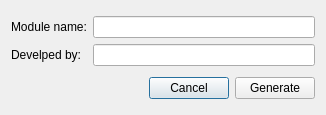
<?xml version="1.0" encoding="UTF-8"?>
<ui version="4.0">
 <class>ModuleGenerator</class>
 <widget class="QDialog" name="ModuleGenerator">
  <property name="geometry">
   <rect>
    <x>0</x>
    <y>0</y>
    <width>326</width>
    <height>115</height>
   </rect>
  </property>
  <property name="windowTitle">
   <string>Dialog</string>
  </property>
  <layout class="QVBoxLayout" name="verticalLayout_2">
   <item>
    <layout class="QGridLayout" name="gridLayout">
     <item row="0" column="0">
      <widget class="QLabel" name="label_moduleName">
       <property name="text">
        <string>Module name:</string>
       </property>
      </widget>
     </item>
     <item row="0" column="1">
      <widget class="QLineEdit" name="lineEdit_moduleName">
       <property name="toolTip">
        <string>e.g. selfOrganisingMap</string>
       </property>
       <property name="text">
        <string/>
       </property>
      </widget>
     </item>
     <item row="1" column="0">
      <widget class="QLabel" name="label_authorName">
       <property name="text">
        <string>Develped by:</string>
       </property>
      </widget>
     </item>
     <item row="1" column="1">
      <widget class="QLineEdit" name="lineEdit_developerName"/>
     </item>
    </layout>
   </item>
   <item>
    <layout class="QHBoxLayout" name="horizontalLayout">
     <item>
      <spacer name="horizontalSpacer">
       <property name="orientation">
        <enum>Qt::Horizontal</enum>
       </property>
       <property name="sizeHint" stdset="0">
        <size>
         <width>40</width>
         <height>20</height>
        </size>
       </property>
      </spacer>
     </item>
     <item>
      <widget class="QPushButton" name="pushButton_cancel">
       <property name="text">
        <string>Cancel</string>
       </property>
      </widget>
     </item>
     <item>
      <widget class="QPushButton" name="pushButton_generate">
       <property name="text">
        <string>Generate</string>
       </property>
      </widget>
     </item>
    </layout>
   </item>
  </layout>
 </widget>
 <resources/>
 <connections/>
</ui>
